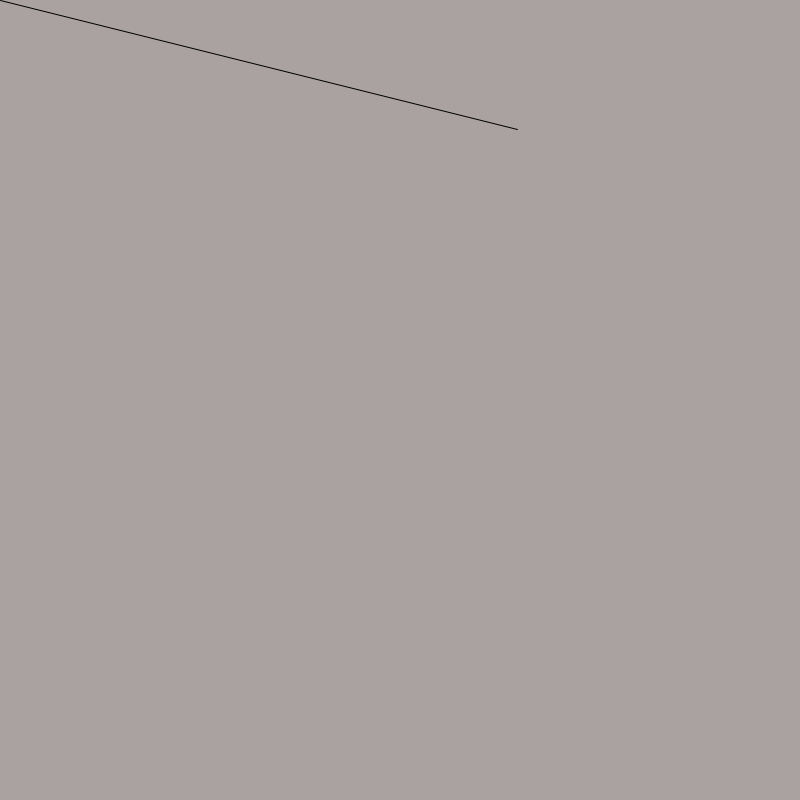
Frame 1 (no input)
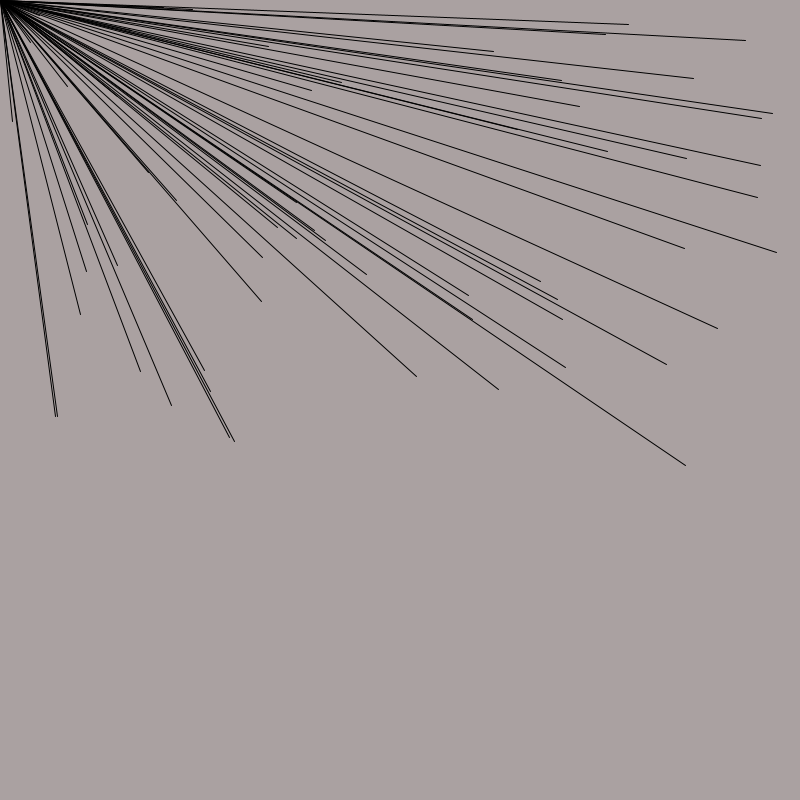
Frame 60 (the mouse pressed at the canvas centre just before this capture)
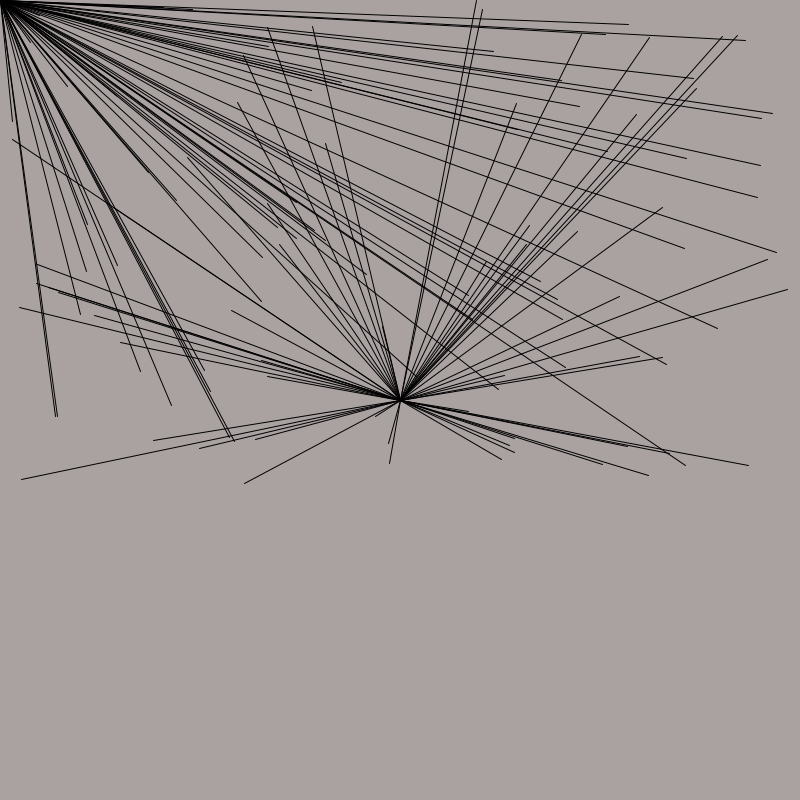
Frame 120 (the mouse held since frame 60 and released just before this capture)

The Processing sketch that drew these frames (run headless with seeded random() and noise(); from frame 60 on, the mouse is pressed at the canvas centre):

// Processing sketch: processing_3945
// ── processing_3945.pde


void setup(){ 
  size(800,800); 
  smooth(); 
  background (170, 161, 161) ;
} 
void draw(){ 
  stroke(0,0,0); 
  line(random (int(800)),random (int (500)),mouseX,mouseY); 
} 
void mouseDragged(){ 
stroke(255,255,255); 
  line(random(int(500)), random(int(500)), mouseX,mouseY); 
}  
 
